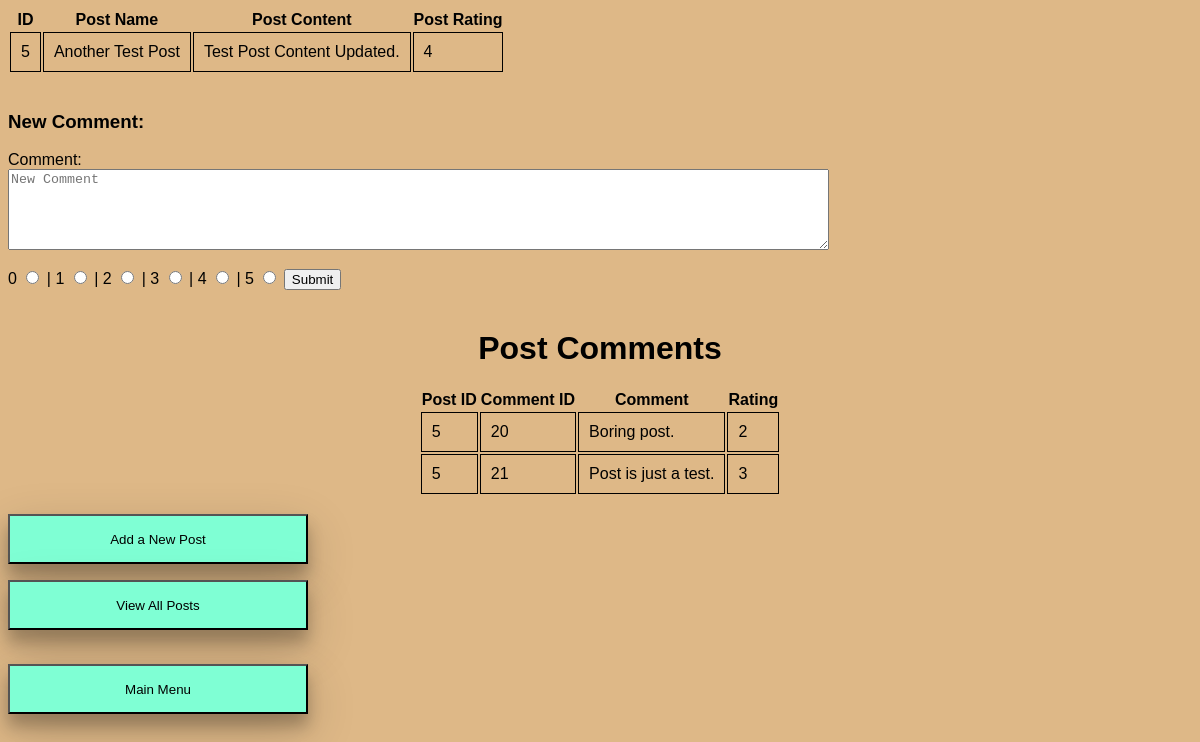
The page /blog/postComments.php?id=5 on the database its author committed.
### tables this page shows
CREATE TABLE `posts` (
  `id` int(11) NOT NULL,
  `post_name` varchar(50) NOT NULL,
  `post_content` varchar(3000) NOT NULL,
  `rating` decimal(3,0) NOT NULL DEFAULT '5',
  `total_ratings` int(11) NOT NULL DEFAULT '1'
);

CREATE TABLE `comments` (
  `id` int(11) NOT NULL,
  `assoc_post_id` int(11) NOT NULL,
  `rating` int(1) NOT NULL,
  `comment` varchar(750) NOT NULL
);

### blog/postComments.php (the view, shortened to what this page needs)
<?php
$serverName = "localhost";
$databaseUser = "root";
$password = "root";
$database = "blog";
$postID = $_GET['id'];
$conn = new mysqli($serverName, $databaseUser, $password, $database);
$sql = "SELECT `posts`.`id`,
    `posts`.`post_name`,
    `posts`.`post_content`,
    `posts`.`rating`
    FROM `blog`.`posts`
    WHERE `posts`.`id` = " . $postID . ";";
if($result = mysqli_query($conn, $sql)){
    if(mysqli_num_rows($result) > 0){
        echo "<table>";
        echo "<tr>";
        echo "<th>ID</th>";
        echo "<th>Post Name</th>";
        echo "<th>Post Content</th>";
        echo "<th>Post Rating</th>";
        echo "</tr>";
        while($row = mysqli_fetch_array($result)){
            echo "<tr>";
            echo "<td name='id'>" . $row['id'] . "</td>";
            echo "<td>" . $row['post_name'] . "</td>";
            echo "<td>" . $row['post_content'] . "</td>";
            echo "<td>" . $row['rating'] . "</td>";
        }
        echo "</table>";
    }
    else {
        echo "ERROR: Could not able to execute $sql. " . mysqli_error($conn);
    }
}
?>
<html>
<head>
</head>
<body>
	<br>
	<h3 align="left">New Comment:</h3>
	<form method="post" action="commentHandler.php?id=<?php echo $postID ?>">
		<label id="comment">Comment:</label><br>
		<textarea name="comment" rows="5" cols="100" placeholder="New Comment"></textarea><br><br>
		<label for="0">0</label>
		<input type="radio" name="rating" value="0">
		<label for="1">| 1</label>
		<input type="radio" name="rating" value="1">
		<label for="2">| 2</label>
		<input type="radio" name="rating" value="2">
		<label for="3">| 3</label>
		<input type="radio" name="rating" value="3">
		<label for="4">| 4</label>
		<input type="radio" name="rating" value="4">
		<label for="5">| 5</label>
		<input type="radio" name="rating" value="5">
		<button type="submit">Submit</button><br><br>
	</form>
	<h1 align="center">Post Comments</h1>
<?php
	$conn = new mysqli($serverName, $databaseUser, $password, $database);
	$sql = "SELECT `comments`.`id`,
    `comments`.`assoc_post_id`,
    `comments`.`rating`,
    `comments`.`comment`
    FROM `blog`.`comments`
    WHERE `comments`. `assoc_post_id` = " . $postID . ";";
	if($result = mysqli_query($conn, $sql)){
	    if(mysqli_num_rows($result) > 0){
	        echo "<table align='center'>";
	        echo "<tr>";
	        echo "<th>Post ID</th>";
	        echo "<th>Comment ID</th>";
	        echo "<th>Comment</th>";
	        echo "<th>Rating</th>";
	        echo "</tr>";
	        while($row = mysqli_fetch_array($result)){
	            echo "<tr>";
	            echo "<td name='id'>" . $postID . "</td>";
	            echo "<td>" . $row['id'] . "</td>";
	            echo "<td>" . $row['comment'] . "</td>";
	            echo "<td>" . $row['rating'] . "</td>";
	        }
	        echo "</table>";
	    }
	    else {
	        echo "This post does not have any comments.";
	    }
	}
?>
<br><form method="post" action="newpost.html">
		<button type="submit" class="button">Add a New Post</button>
	</form>
	<form method="post" action="viewAllPosts.php">
		<button type="submit" class="button">View All Posts</button>
	</form>
	<br><form method="post" action="mainmenu.html">
		<button type="submit" class="button">Main Menu</button>
	</form>
</body>
</html>

### blog/postComments.php (style rules this page uses)
body { font-family: Calibri, Helvetica, sans-serif; background-color: #DEB887; }
td { padding: 10px; border: 1px solid black; border-collapse: collapse; }
.button { background-color: #7FFFD4; width: 300px; cursor: pointer; box-shadow: 0 12px 16px 0 rgba(0,0,0,0.24), 0 17px 50px 0 rgba(0,0,0,0.19); height: 50px; }

### rows shown on the page
posts: id "5", post_name "Another Test Post", post_content "Test Post Content Updated.", rating "4"
comments: id "20", comment "Boring post.", rating "2"
comments: id "21", comment "Post is just a test.", rating "3"
